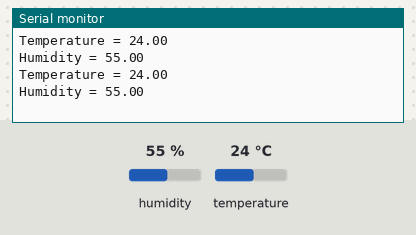
This sketch was run on a simulated Arduino Uno, built with avr-gcc and run on an emulated ATmega328P. Shown: the last lines printed to the serial monitor. The inputs (shaded band) are chosen by the test bench; at power-on: humidity 55 %, temperature 24 °C.

Above: at 2.8 s.
2.9 s: humidity set to 22 %
At 4.5 s:
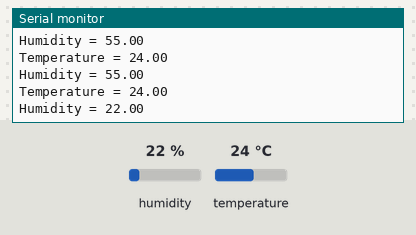
5.6 s: temperature set to 12 °C
At 6.9 s:
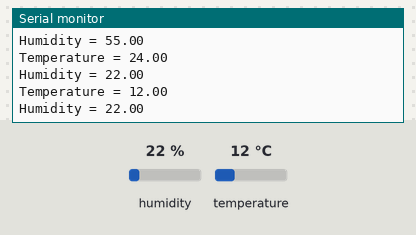
8.3 s: humidity set to 40 %
At 10.5 s:
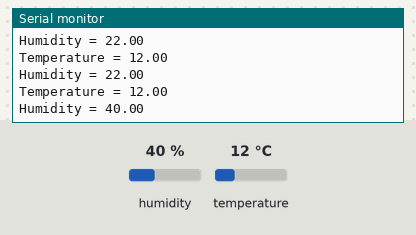
Timing chart, 0 to 12.0 s (numbered marks = the images above; inputs shaded):
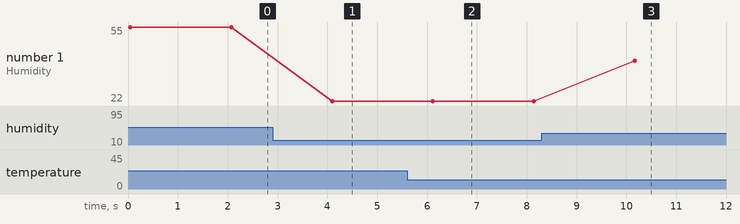

The sketch:

DHT11.ino
```cpp
#include <dht.h>
int dataPin = 8 ; // Defines pin number to which the sensor is connected
dht DHT; // Creats a DHT object

void setup()
{
  Serial.begin(9600);
//  pinMode(dataPin,INPUT);
}
void loop()
{
  //Uncomment whatever type you're using!
  //int readData = DHT.read22(dataPin); // DHT22/AM2302
  int readData = DHT.read11(dataPin); // DHT11

  float t = DHT.temperature; // Gets the values of the temperature
  float h = DHT.humidity; // Gets the values of the humidity

  // Printing the results on the serial monitor
  Serial.print("Temperature = ");
  Serial.println(t);

  Serial.print("Humidity = ");
  Serial.println(h);

  delay(2000); // Delays 2 seconds
}
```

Measured:
- after the input at 2.9 s, the serial monitor: prints a new line after 1.2 s (image 1)
- after the input at 5.6 s, the serial monitor: prints a new line after 0.50 s (image 2)
- after the input at 8.3 s, the serial monitor: prints a new line after 1.9 s (image 3)
- plotted number 1: 55 → 22 after the input at 2.9 s, 22 → 40 after the input at 8.3 s
